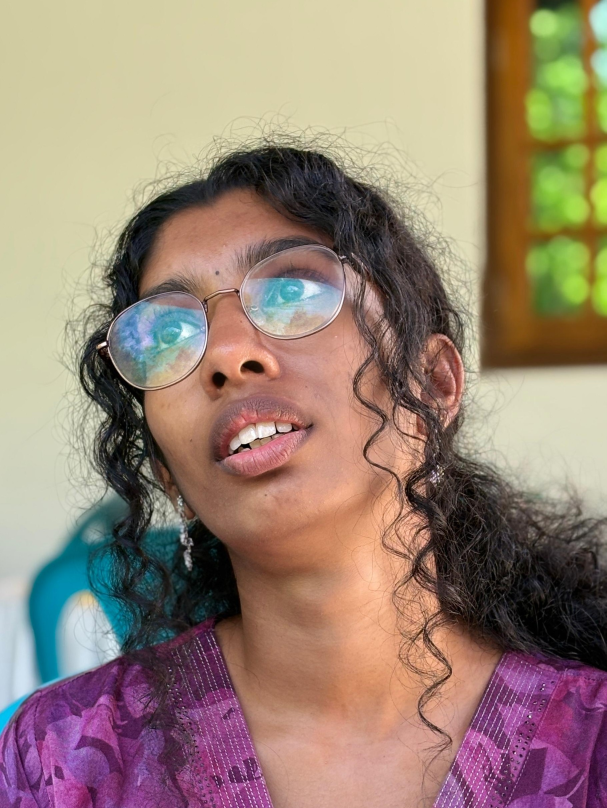
#> input picture known_faces/divya_1.jpeg, 1819 x 2424 px, found by its file name (shown at 1/3 size)
$ python preprocessor.py
#> lines starting #> are read from the running program, lines starting #| are printed output that depends on the picture
#> further down, image is the input picture: shape (2424, 1819, 3); mean B, G, R 116.2, 131.9, 152.5
#|   Shape : (2424, 1819, 3)
#|   Dtype : uint8
#|   Min   : 0
#|   Max   : 255
# preprocessor.py
# Handles all image preprocessing steps
# Preprocessing is NECESSARY because:
# 1. Models expect consistent input size
# 2. RGB/BGR conversion needed for different libraries
# 3. Normalization removes lighting differences
# 4. Contiguous arrays needed for C++ backend (dlib)

import cv2
import numpy as np

def preprocess_image(image, target_size=None):
    """
    Complete preprocessing pipeline for face recognition

    Steps:
    1. Resize — standardize input size
    2. BGR to RGB — convert color format
    3. Normalize — scale pixels to 0-1
    4. Contiguous array — fix memory layout for dlib

    Args:
        image: BGR image from OpenCV
        target_size: optional (width, height) to resize to

    Returns:
        processed image ready for face_recognition
    """
#> called with target_size = (600, 800)

    # ── Step 1: Resize ────────────────────────────────────────
    # Why: Large images are slow to process
    # We resize to standard size for consistency
    if target_size:
        image = cv2.resize(image, target_size)
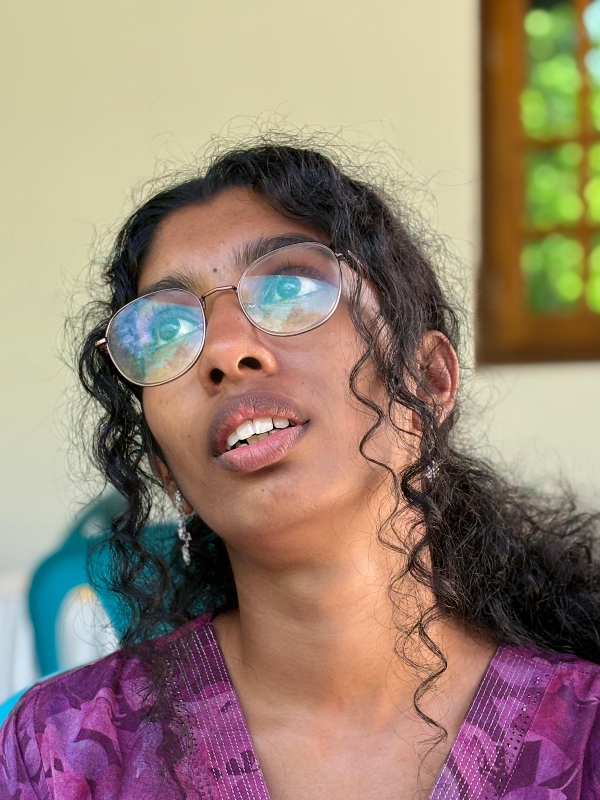
#> image: shape (800, 600, 3); mean of channels 0, 1, 2 116.1, 131.8, 152.4; drawn as B, G, R
        print(f"  Resized to: {target_size}")

    # ── Step 2: BGR to RGB ────────────────────────────────────
    # Why: OpenCV loads images in BGR format
    #      face_recognition library needs RGB format
    #      Without this, colors are wrong → recognition fails!
    image_rgb = cv2.cvtColor(image, cv2.COLOR_BGR2RGB)

    # ── Step 3: Normalize ─────────────────────────────────────
    # Why: Pixel values 0-255 are large numbers
    #      Neural networks work better with 0.0-1.0 range
    #      Makes model less sensitive to lighting changes
    image_normalized = image_rgb.astype(np.float32) / 255.0

    # ── Step 4: Convert back for face_recognition ─────────────
    # Why: face_recognition needs uint8 (0-255) not float
    #      We normalize for analysis then convert back
    image_uint8 = (image_normalized * 255).astype(np.uint8)

    # ── Step 5: Contiguous array ──────────────────────────────
    # Why: dlib (C++ library) needs contiguous memory layout
    #      Without this → RuntimeError: Unsupported image type
    image_final = np.ascontiguousarray(image_uint8, dtype=np.uint8)

    return image_final, image_normalized


def preprocess_frame(frame, scale=0.25):
    """
    Preprocess a webcam frame for real-time recognition

    Args:
        frame: BGR frame from webcam
        scale: resize factor (0.25 = 25% of original)

    Returns:
        processed frame ready for face detection
    """

    # ── Step 1: Resize to 25% ─────────────────────────────────
    # Why: Full resolution is too slow for real-time
    #      25% size = 16x fewer pixels = 16x faster!
    small_frame = cv2.resize(frame, (0, 0), fx=scale, fy=scale)

    # ── Step 2: BGR to RGB ────────────────────────────────────
    rgb_frame = cv2.cvtColor(small_frame, cv2.COLOR_BGR2RGB)

    # ── Step 3: Normalize ─────────────────────────────────────
    normalized = rgb_frame.astype(np.float32) / 255.0

    # ── Step 4: Convert back to uint8 ─────────────────────────
    rgb_uint8 = (normalized * 255).astype(np.uint8)

    # ── Step 5: Contiguous array ──────────────────────────────
    final = np.ascontiguousarray(rgb_uint8, dtype=np.uint8)

    return final


def explain_preprocessing():
    """
    Prints explanation of why preprocessing is necessary
    For documentation and understanding
    """
    print("="*60)
    print("WHY PREPROCESSING IS NECESSARY")
    print("="*60)

    print("""
1. IMAGE RESIZING
   ─────────────
   Problem  : Full HD image (1920x1080) has 2 million pixels
   Solution : Resize to 25% = 480x270 = 129,600 pixels
   Result   : 16x faster processing for real-time performance

   Without resize: ~1 FPS (too slow for real-time)
   With resize   : ~10 FPS (smooth real-time) ✅

2. RGB/BGR CONVERSION
   ──────────────────
   Problem  : OpenCV loads images as BGR (Blue-Green-Red)
              face_recognition needs RGB (Red-Green-Blue)
   Solution : cv2.cvtColor(image, cv2.COLOR_BGR2RGB)
   Result   : Correct color interpretation

   Without conversion: Face not detected or wrong match ❌
   With conversion   : Correct face detection ✅

3. NORMALIZATION
   ─────────────
   Problem  : Pixel values 0-255 vary with lighting
              Bright room: pixels close to 255
              Dark room  : pixels close to 0
   Solution : Divide by 255 → scale to 0.0-1.0
   Result   : Consistent input regardless of lighting

   Without normalization: Accuracy drops in different lighting ❌
   With normalization   : Consistent accuracy ✅

4. CONTIGUOUS ARRAY
   ─────────────────
   Problem  : Python numpy arrays may have non-contiguous
              memory layout after slicing/transforming
   Solution : np.ascontiguousarray(image, dtype=np.uint8)
   Result   : dlib C++ backend can read memory correctly

   Without fix: RuntimeError: Unsupported image type ❌
   With fix   : Runs correctly ✅
""")
    print("="*60)


# ── Test preprocessor ─────────────────────────────────────────
if __name__ == "__main__":
    import os

    print("Testing preprocessor...\n")

    # explain preprocessing
    explain_preprocessing()

    # test with real image
    test_image_path = "known_faces/divya_1.jpeg"

    if os.path.exists(test_image_path):
        image = cv2.imread(test_image_path)

        print(f"\nOriginal image:")
        print(f"  Shape : {image.shape}")
        print(f"  Dtype : {image.dtype}")
        print(f"  Min   : {image.min()}")
        print(f"  Max   : {image.max()}")

        processed, normalized = preprocess_image(image, target_size=(600, 800))

        print(f"\nAfter preprocessing:")
        print(f"  Shape      : {processed.shape}")
#|   Shape      : (800, 600, 3)
        print(f"  Dtype      : {processed.dtype}")
#|   Dtype      : uint8
        print(f"  Min        : {processed.min()}")
#|   Min        : 0
        print(f"  Max        : {processed.max()}")
#|   Max        : 255

        print(f"\nNormalized version:")
        print(f"  Min   : {normalized.min():.4f}")
#|   Min   : 0.0000
        print(f"  Max   : {normalized.max():.4f}")
#|   Max   : 1.0000
        print(f"  Mean  : {normalized.mean():.4f}")
#|   Mean  : 0.5233

        print("\nPreprocessing successful! ✅")
    else:
        print("Test image not found!")

$ run again, with known_faces/divya_2.jpeg copied over known_faces/divya_1.jpeg
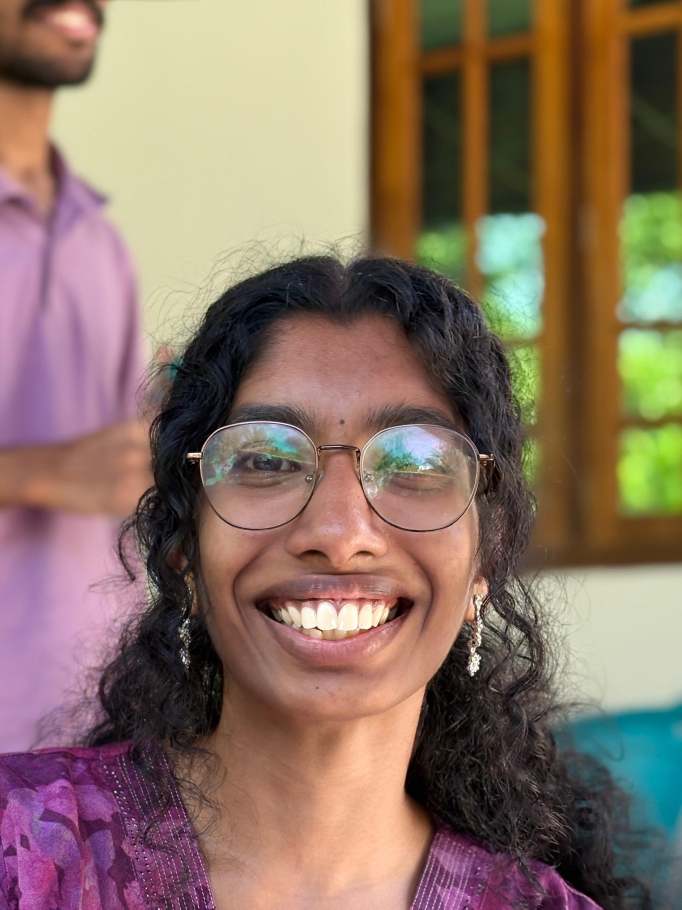
#> input picture known_faces/divya_2.jpeg, 2046 x 2728 px, found by its file name (shown at 1/3 size)
#> image is the input picture: shape (2728, 2046, 3); mean B, G, R 100, 114.7, 137.6
#|   Shape : (2728, 2046, 3)
#|   Dtype : uint8
#|   Min   : 0
#|   Max   : 255
#> in preprocess_image, `image = cv2.resize(image, target_size)`:
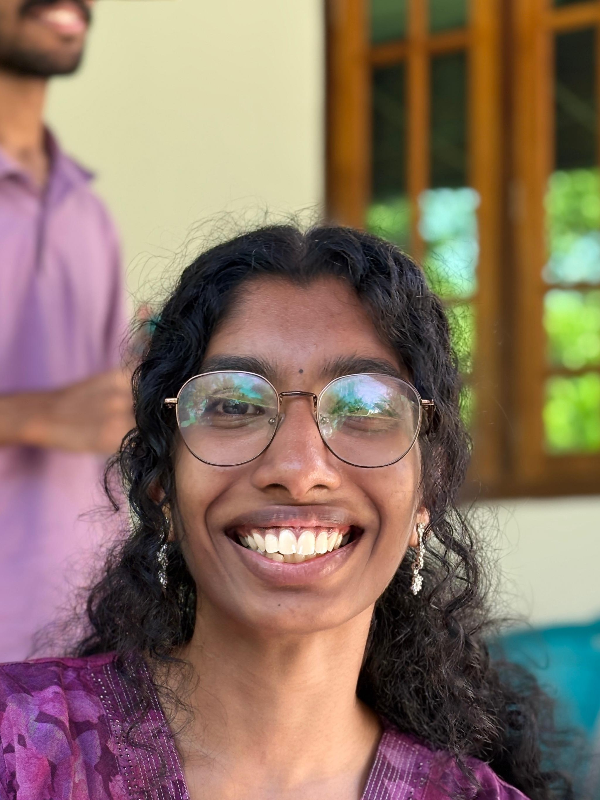
#> image: shape (800, 600, 3); mean of channels 0, 1, 2 99.9, 114.6, 137.5; drawn as B, G, R
#|   Shape      : (800, 600, 3)
#|   Dtype      : uint8
#|   Min        : 0
#|   Max        : 255
#|   Min   : 0.0000
#|   Max   : 1.0000
#|   Mean  : 0.4602

$ run again, with known_faces/jeswin_1.jpeg copied over known_faces/divya_1.jpeg
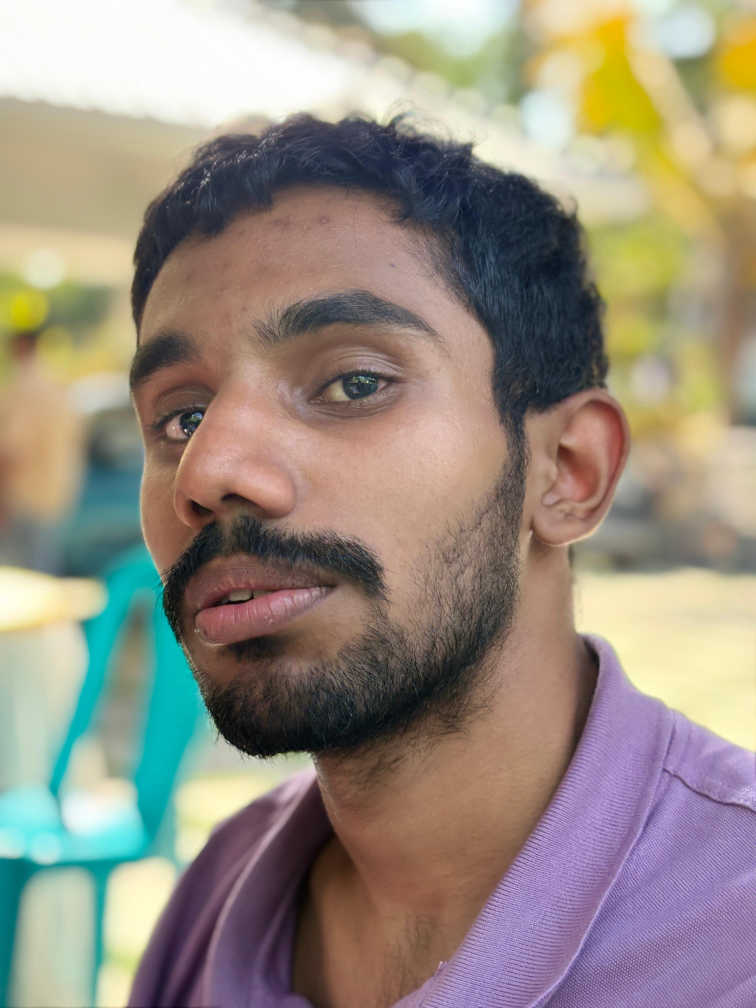
#> input picture known_faces/jeswin_1.jpeg, 3024 x 4032 px, found by its file name (shown at 1/4 size)
#> image is the input picture: shape (4032, 3024, 3); mean B, G, R 128.6, 141.6, 151.1
#|   Shape : (4032, 3024, 3)
#|   Dtype : uint8
#|   Min   : 0
#|   Max   : 255
#> in preprocess_image, `image = cv2.resize(image, target_size)`:
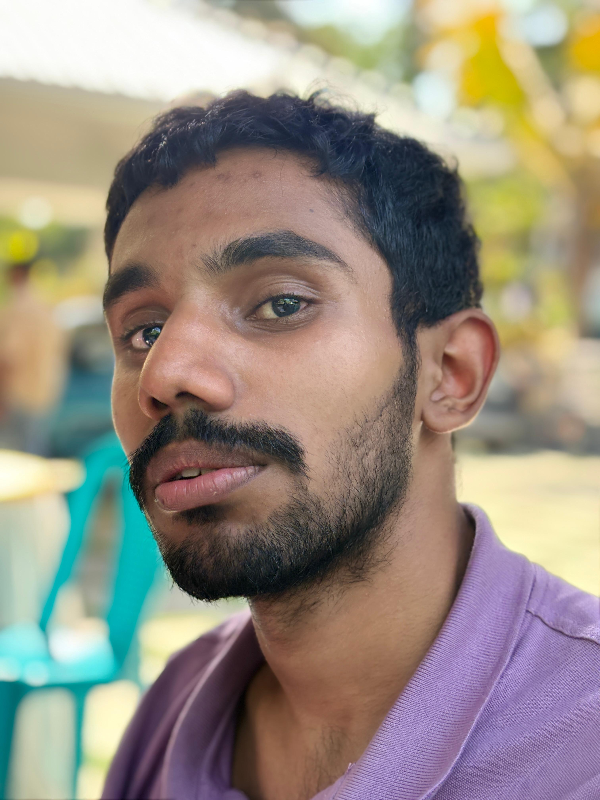
#> image: shape (800, 600, 3); mean of channels 0, 1, 2 128.5, 141.6, 151; drawn as B, G, R
#|   Shape      : (800, 600, 3)
#|   Dtype      : uint8
#|   Min        : 0
#|   Max        : 255
#|   Min   : 0.0000
#|   Max   : 1.0000
#|   Mean  : 0.5504

$ run again, with known_faces/jeswin_2.jpeg copied over known_faces/divya_1.jpeg
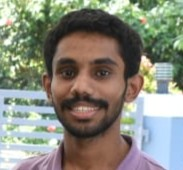
#> input picture known_faces/jeswin_2.jpeg, 183 x 170 px, found by its file name
#> image is the input picture: shape (170, 183, 3); mean B, G, R 124.9, 137.3, 137
#|   Shape : (170, 183, 3)
#|   Dtype : uint8
#|   Min   : 11
#|   Max   : 255
#> in preprocess_image, `image = cv2.resize(image, target_size)`:
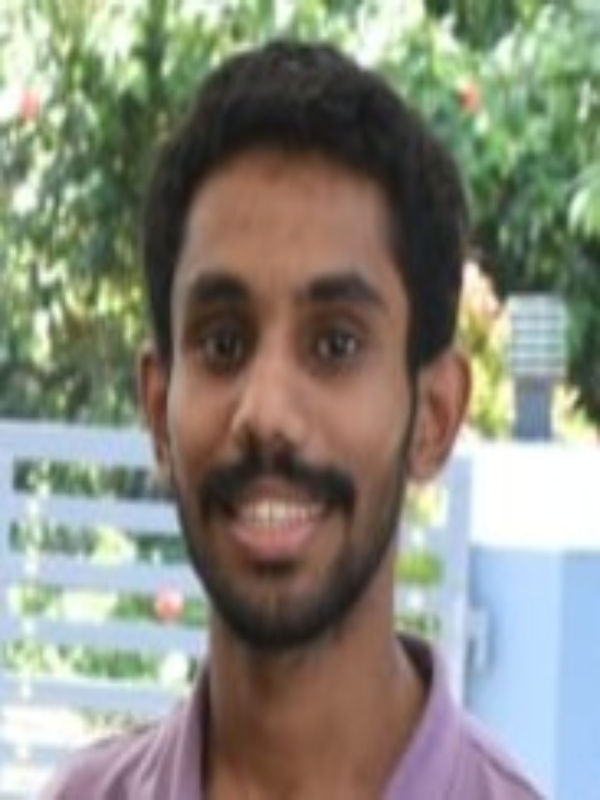
#> image: shape (800, 600, 3); mean of channels 0, 1, 2 124.8, 137.2, 136.9; drawn as B, G, R
#|   Shape      : (800, 600, 3)
#|   Dtype      : uint8
#|   Min        : 11
#|   Max        : 255
#|   Min   : 0.0431
#|   Max   : 1.0000
#|   Mean  : 0.5215
